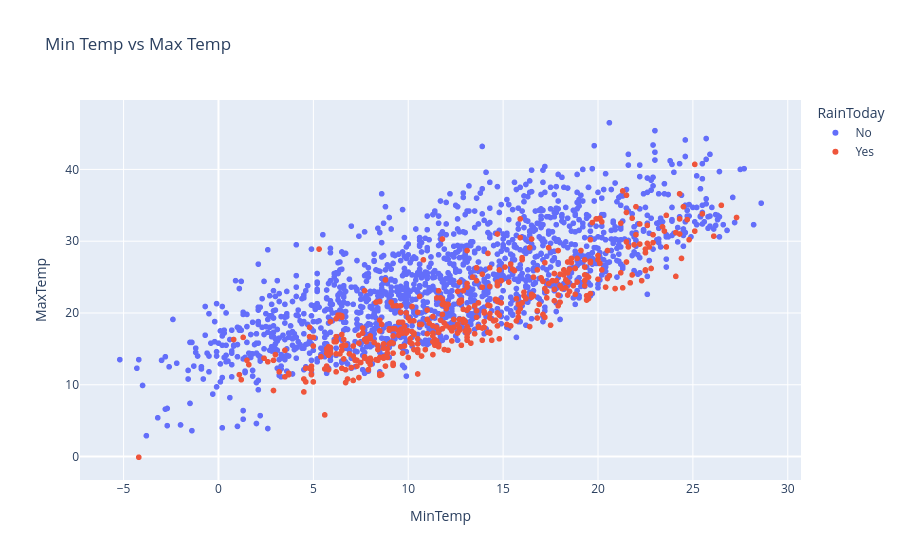

The code cell stored with this chart in its notebook:
### Code cell
px.scatter(df.sample(2000),x='MinTemp',y='MaxTemp',color='RainToday',title='Min Temp vs Max Temp')

### Figure 1 — Plotly figure (JSON) as saved in the notebook; plotly's stock layout.template omitted (floating-point values rounded to 4 significant figures; data arrays with more than 128 entries replaced by an {"elided": "..."} marker saying what was removed)
{"data": [{"hovertemplate": "RainToday=No<br>MinTemp=%{x}<br>MaxTemp=%{y}<extra></extra>", "legendgroup": "No", "marker": {"color": "#636efa", "symbol": "circle"}, "mode": "markers", "name": "No", "showlegend": true, "type": "scattergl", "x": {"elided": "1556 float values"}, "xaxis": "x", "y": {"elided": "1556 float values"}, "yaxis": "y"}, {"hovertemplate": "RainToday=Yes<br>MinTemp=%{x}<br>MaxTemp=%{y}<extra></extra>", "legendgroup": "Yes", "marker": {"color": "#EF553B", "symbol": "circle"}, "mode": "markers", "name": "Yes", "showlegend": true, "type": "scattergl", "x": {"elided": "444 float values"}, "xaxis": "x", "y": {"elided": "444 float values"}, "yaxis": "y"}], "layout": {"legend": {"title": {"text": "RainToday"}, "tracegroupgap": 0}, "title": {"text": "Min Temp vs Max Temp"}, "xaxis": {"anchor": "y", "domain": [0, 1], "title": {"text": "MinTemp"}}, "yaxis": {"anchor": "x", "domain": [0, 1], "title": {"text": "MaxTemp"}}}}
